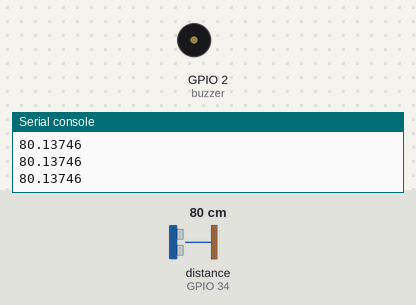
A program run on a simulated ESP32 board running MicroPython. Parts: buzzer (waves = sounding, pin HIGH), the last lines printed to the serial console. The test bench sets the inputs (shaded band); at power-on: distance to the obstacle (sensor on GPIO 34) 80 cm. The echo pulse lasts 58.3 µs per cm; pins used as bus, display or sensor lines are not drawn.

Above: at 1.2 s.
1.3 s: distance to the obstacle (sensor on GPIO 34) set to 6 cm
2.8 s: distance to the obstacle (sensor on GPIO 34) set to 3 cm
At 3.4 s:
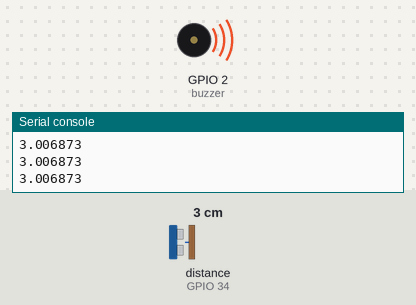
4.3 s: distance to the obstacle (sensor on GPIO 34) set to 9 cm
At 5.1 s:
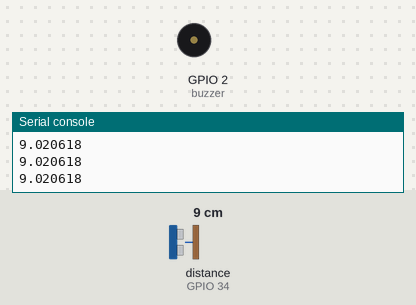
5.9 s: distance to the obstacle (sensor on GPIO 34) set to 2 cm
At 6.8 s:
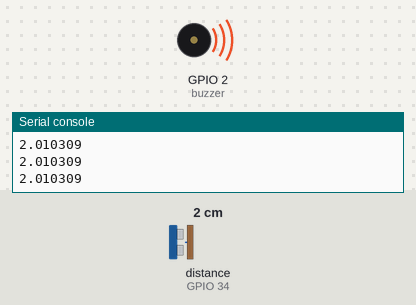
Timing chart, 0 to 8.4 s (numbered marks = the images above; inputs shaded):
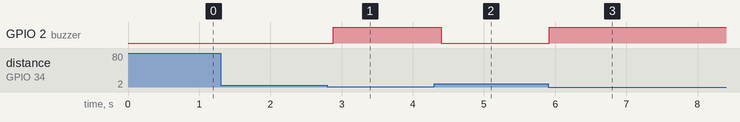

Measured:
- the behaviour switches between 5 and 4 cm on distance to the obstacle (sensor on GPIO 34) (found by bisection; images 0 and 1)
- after the input at 2.8 s, GPIO 2 (buzzer): LOW → HIGH after 0.09 s
- after the input at 4.3 s, GPIO 2 (buzzer): HIGH → LOW after 0.10 s
- after the input at 5.9 s, GPIO 2 (buzzer): LOW → HIGH at once

The program:

ESP32UltrasonicLedBuiltin.py
```python
from machine import Pin, time_pulse_us
import utime
import time
# Ultrasonic pins
TRIG = Pin(4, Pin.OUT)
ECHO = Pin(34, Pin.IN)
buzzer = Pin(2, Pin.OUT)
def get_distance():
    TRIG.value(1)
    utime.sleep_us(5)
    TRIG.value(0)
    utime.sleep_us(10)
    TRIG.value(0)
    # fungsi pembacaan jarak
    duration = time_pulse_us(ECHO, 1, 30000)
    distance = (duration / 2) / 29.1
    return distance
while True:
    d = get_distance()
    print(d)
    # logika bersyarat jarak
    if d <= 5:
        buzzer.value(1)
    else:
        buzzer.value(0)
    time.sleep(0.1)
```
